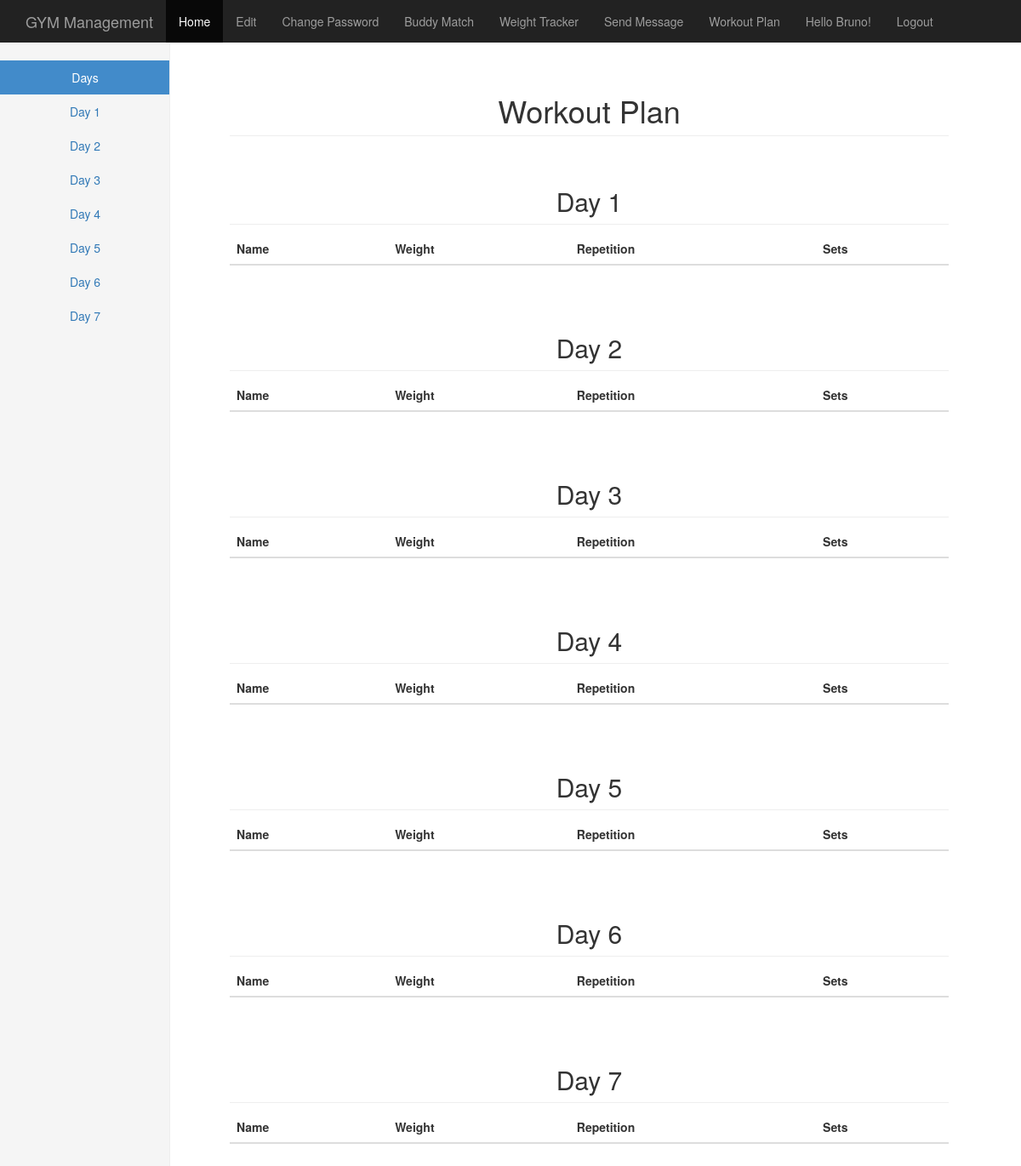
Page /workout_plan/ (signed in) on the earlier database version.
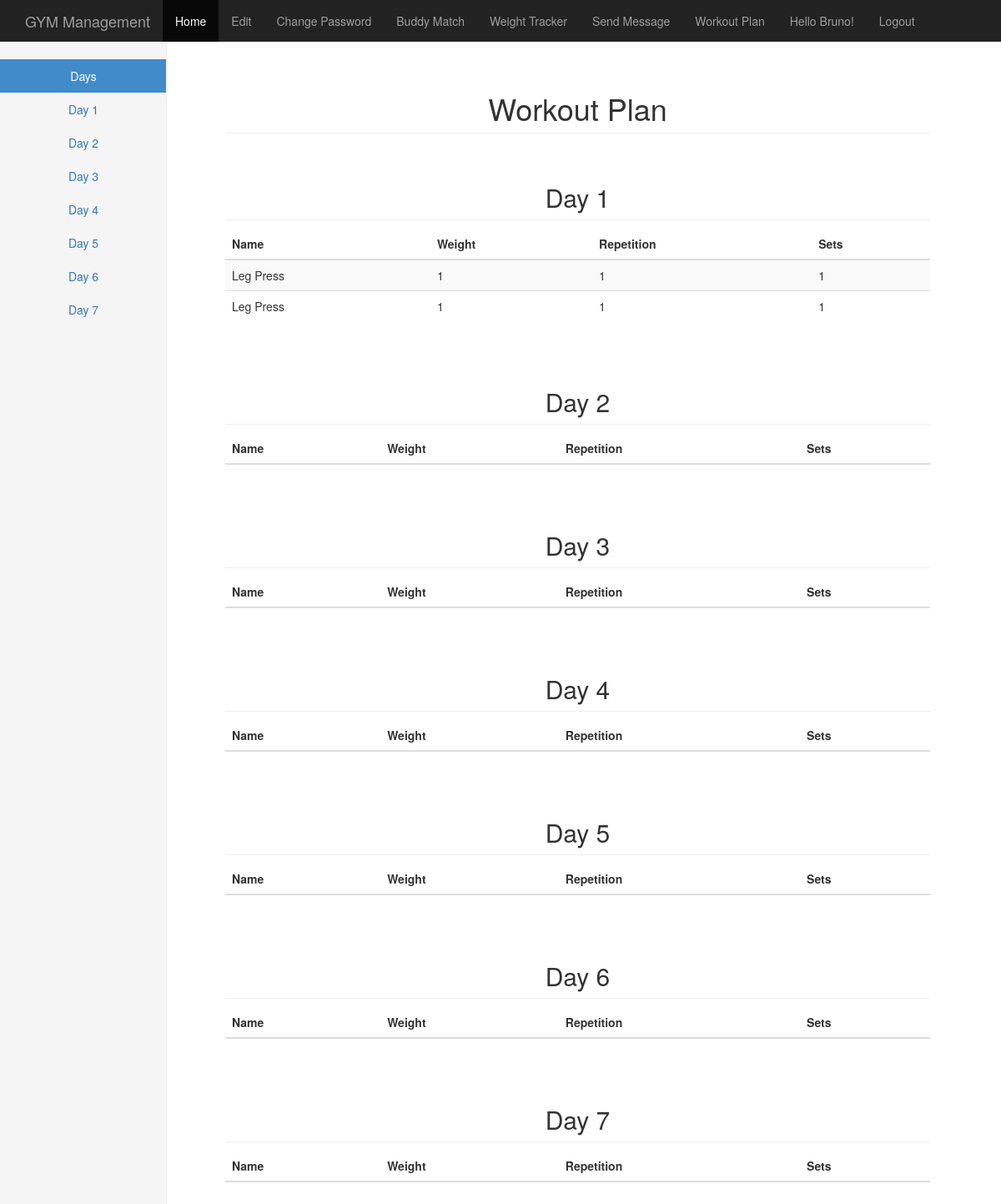
Same page on the later database version.
### gym_app/models.py (models this page shows, shortened)
class Exercise(models.Model):
    task = models.ForeignKey(Task)
    weight = models.IntegerField(max_length=4, default = 1)
    repetition = models.IntegerField(max_length=4, default = 1)
    sets = models.IntegerField(max_length=4, default = 1)
    ONE = 1
    TWO = 2
    THREE = 3
    FOUR = 4
    FIVE = 5
    SIX = 6
    SEVEN = 7
    DAYS = (
        (ONE, 'Day 1'),
        (TWO, 'Day 2'),
        (THREE, 'Day 3'),
        (FOUR, 'Day 4'),
        (FIVE, 'Day 5'),
        (SIX, 'Day 6'),
        (SEVEN, 'Day 7'),
    )
    day = models.IntegerField(max_length=7,
                                      choices=DAYS,
                                      default=ONE)

class Task(models.Model):
    name = models.CharField(max_length=32)
    LEG = 'LG'
    CHEST = 'CH'
    SHOULDER = 'SH'
    NOTYPE = 'NT'
    TYPE_OF_TASKS_CHOICES = (
        (NOTYPE, 'No type'),
        (LEG, 'Leg'),
        (SHOULDER, 'Shoulder'),
        (CHEST, 'Chest'),
    )
    typeTask = models.CharField(max_length=2,
                                      choices=TYPE_OF_TASKS_CHOICES,
                                      default=NOTYPE)

### gym_app/views.py (the view)
# urls.py: url(r'^workout_plan/', workout_plan),
def workout_plan(request):
    user = User.objects.get(username = request.user.username)
    athlete = RegularAthlete.objects.get(user = request.user)
    exercises_day1 = athlete.workout_plan.exercises.filter( day = 1)
    exercises_day2 = athlete.workout_plan.exercises.filter( day = 2)
    exercises_day3 = athlete.workout_plan.exercises.filter( day = 3)
    exercises_day4 = athlete.workout_plan.exercises.filter( day = 4)
    exercises_day5 = athlete.workout_plan.exercises.filter( day = 5)
    exercises_day6 = athlete.workout_plan.exercises.filter( day = 6)
    exercises_day7 = athlete.workout_plan.exercises.filter( day = 7)
    return render(request,
        'gym_app/workout_plan.html',
        {'day1': exercises_day1, 'day2': exercises_day2, 'day3': exercises_day3, 'day4': exercises_day5, 'day6': exercises_day6, 'day7': exercises_day7})

### templates/gym_app/workout_plan.html (shortened to what the changed rows need)
{% extends 'base.html' %}
{% load staticfiles %}
{% block content%}
    <div class="container-fluid">
      <div class="row">
        <div class="col-sm-9 col-sm-offset-3 col-md-10 col-md-offset-2 main">
          <h1 class="page-header">Workout Plan</h1><br>
          <h2 class="sub-header">Day 1</h2>
          <div class="table-responsive">
            <table class="table table-striped">
              <thead>
                <tr>
                    <th>Name</th>
                    <th>Weight</th>
                    <th>Repetition</th>
                    <th>Sets</th>
                </tr>
              </thead>
              <tbody>
                 {% for exercise in day1 %}
                        <tr>
                            <td align="left">{{exercise.task.name}}</td>
                            <td align="left">{{exercise.weight}}</td>
                            <td align="left">{{exercise.repetition}}</td>
                            <td align="left">{{exercise.sets}}</td>
                        </tr>
                {% endfor %}
              </tbody>
            </table>
          </div>
        </div>
        <div class="col-sm-9 col-sm-offset-3 col-md-10 col-md-offset-2 main">
            <h2 class="sub-header"> Day 2</h2>
            <div class="table-responsive">
                <table class="table table-striped">
                    <thead>
                    <tr>
                        <th>Name</th>
                        <th>Weight</th>
                        <th>Repetition</th>
                        <th>Sets</th>
                    </tr>
              </thead>
            </table>
          </div>
        </div>
<div class="col-sm-9 col-sm-offset-3 col-md-10 col-md-offset-2 main">
            <h2 class="sub-header"> Day 3</h2>
            <div class="table-responsive">
                <table class="table table-striped">
                    <thead>
                    <tr>
                        <th>Name</th>
                        <th>Weight</th>
                        <th>Repetition</th>
                        <th>Sets</th>
                    </tr>
              </thead>
            </table>
          </div>
        </div>
        <div class="col-sm-9 col-sm-offset-3 col-md-10 col-md-offset-2 main">
            <h2 class="sub-header"> Day 4</h2>
            <div class="table-responsive">
                <table class="table table-striped">
                    <thead>
                    <tr>
                        <th>Name</th>
                        <th>Weight</th>
                        <th>Repetition</th>
                        <th>Sets</th>
                    </tr>
              </thead>
            </table>
          </div>
        </div>
        <div class="col-sm-9 col-sm-offset-3 col-md-10 col-md-offset-2 main">
            <h2 class="sub-header"> Day 5</h2>
            <div class="table-responsive">
                <table class="table table-striped">
                    <thead>
                    <tr>
                        <th>Name</th>
                        <th>Weight</th>
                        <th>Repetition</th>
                        <th>Sets</th>
                    </tr>
              </thead>
            </table>
          </div>
        </div>
        <div class="col-sm-9 col-sm-offset-3 col-md-10 col-md-offset-2 main">
            <h2 class="sub-header"> Day 6</h2>
            <div class="table-responsive">
                <table class="table table-striped">
                    <thead>
                    <tr>
                        <th>Name</th>
                        <th>Weight</th>
                        <th>Repetition</th>
                        <th>Sets</th>
                    </tr>
              </thead>
            </table>
          </div>
        </div>
        <div class="col-sm-9 col-sm-offset-3 col-md-10 col-md-offset-2 main">
            <h2 class="sub-header"> Day 7</h2>
            <div class="table-responsive">
                <table class="table table-striped">
                    <thead>
                    <tr>
                        <th>Name</th>
                        <th>Weight</th>
                        <th>Repetition</th>
                        <th>Sets</th>
                    </tr>
              </thead>
            </table>
          </div>
        </div>
      </div>
    </div>
{% endblock %}

Differences in the rows shown:
added Exercise: task.name "Leg Press", weight "1", repetition "1", sets "1"
added Exercise: task.name "Leg Press", weight "1", repetition "1", sets "1"
